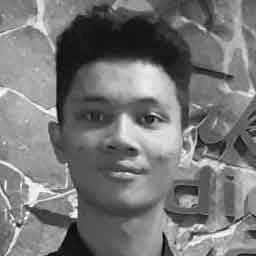
#> input picture Fractal/hilmi.gif, 256 x 256 px
$ python fractal.py
#> lines starting #> are read from the running program, lines starting #| are printed output that depends on the picture
#> in test_greyscale, img is the input picture: shape (256, 256, 4); mean R, G, B, A 118.9, 118.9, 118.9, 255
import matplotlib.pyplot as plt
import matplotlib.image as mpimg
from scipy import ndimage
import numpy as np
import math
from skimage import measure

# Manipulate channels


def get_greyscale_image(img):
    return np.mean(img[:, :, :2], 2)


def extract_rgb(img):
    return img[:, :, 0], img[:, :, 1], img[:, :, 2]


def assemble_rbg(img_r, img_g, img_b):
    shape = (img_r.shape[0], img_r.shape[1], 1)
    return np.concatenate((np.reshape(img_r, shape), np.reshape(img_g, shape),
                           np.reshape(img_b, shape)), axis=2)

# Transformations


def reduce(img, factor):
#> called with factor = 4
    result = np.zeros((img.shape[0] // factor, img.shape[1] // factor))
    for i in range(result.shape[0]):
        for j in range(result.shape[1]):
            result[i, j] = np.mean(
                img[i*factor:(i+1)*factor, j*factor:(j+1)*factor])
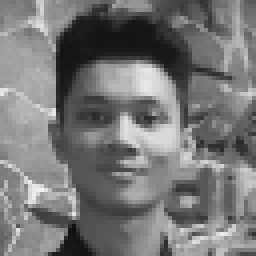
#> result: shape (64, 64) float64 (shown 4 times larger); min 13.56, max 240.3, mean 118.9
    return result


def rotate(img, angle):
    return ndimage.rotate(img, angle, reshape=False)


def flip(img, direction):
    return img[::direction, :]


def apply_transformation(img, direction, angle, contrast=1.0, brightness=0.0):
    return contrast*rotate(flip(img, direction), angle) + brightness

# Contrast and brightness


def find_contrast_and_brightness1(D, S):
    # Fix the contrast and only fit the brightness
    contrast = 0.75
    brightness = (np.sum(D - contrast*S)) / D.size
    return contrast, brightness


def find_contrast_and_brightness2(D, S):
    # Fit the contrast and the brightness
    A = np.concatenate(
        (np.ones((S.size, 1)), np.reshape(S, (S.size, 1))), axis=1)
    b = np.reshape(D, (D.size,))
    x, _, _, _ = np.linalg.lstsq(A, b)
    #x = optimize.lsq_linear(A, b, [(-np.inf, -2.0), (np.inf, 2.0)]).x
    return x[1], x[0]

# Compression for greyscale images


def generate_all_transformed_blocks(img, source_size, destination_size, step):
#> called with source_size = 8, destination_size = 4, step = 8
    factor = source_size // destination_size
    transformed_blocks = []
    for k in range((img.shape[0] - source_size) // step + 1):
        for l in range((img.shape[1] - source_size) // step + 1):
            # Extract the source block and reduce it to the shape of a destination block
            S = reduce(img[k*step:k*step+source_size, l *
                       step:l*step+source_size], factor)
            # Generate all possible transformed blocks
            for direction, angle in candidates:
                transformed_blocks.append(
                    (k, l, direction, angle, apply_transformation(S, direction, angle)))
#> after the loop, transformed_blocks = 512 items
    return transformed_blocks


def compress(img, source_size, destination_size, step):
    transformations = []
    transformed_blocks = generate_all_transformed_blocks(
        img, source_size, destination_size, step)
#> transformed_blocks = 512 items
    i_count = img.shape[0] // destination_size
#> i_count = 16
    j_count = img.shape[1] // destination_size
#> j_count = 16
    for i in range(i_count):
        transformations.append([])
        for j in range(j_count):
            print("{}/{} ; {}/{}".format(i, i_count, j, j_count))
            transformations[i].append(None)
            min_d = float('inf')
            # Extract the destination block
            D = img[i*destination_size:(i+1)*destination_size,
                    j*destination_size:(j+1)*destination_size]
            # Test all possible transformations and take the best one
            for k, l, direction, angle, S in transformed_blocks:
                contrast, brightness = find_contrast_and_brightness2(D, S)
                S = contrast*S + brightness
                d = np.sum(np.square(D - S))
                if d < min_d:
                    min_d = d
                    transformations[i][j] = (
                        k, l, direction, angle, contrast, brightness)
    return transformations


def decompress(transformations, source_size, destination_size, step, nb_iter=8):
#> called with source_size = 8, destination_size = 4, step = 8, nb_iter = 8
    factor = source_size // destination_size
    height = len(transformations) * destination_size
    width = len(transformations[0]) * destination_size
    iterations = [np.random.randint(0, 256, (height, width))]
    cur_img = np.zeros((height, width))
    for i_iter in range(nb_iter):
        print(i_iter)
        for i in range(len(transformations)):
            for j in range(len(transformations[i])):
                # Apply transform
                k, l, flip, angle, contrast, brightness = transformations[i][j]
                S = reduce(
                    iterations[-1][k*step:k*step+source_size, l*step:l*step+source_size], factor)
                D = apply_transformation(S, flip, angle, contrast, brightness)
                cur_img[i*destination_size:(i+1)*destination_size,
                        j*destination_size:(j+1)*destination_size] = D
        iterations.append(cur_img)
        cur_img = np.zeros((height, width))
#> cur_img: shape (64, 64) float64; every value is 0
    return iterations

# Compression for color images


def reduce_rgb(img, factor):
    img_r, img_g, img_b = extract_rgb(img)
    img_r = reduce(img_r, factor)
    img_g = reduce(img_g, factor)
    img_b = reduce(img_b, factor)
    return assemble_rbg(img_r, img_g, img_b)


def compress_rgb(img, source_size, destination_size, step):
    img_r, img_g, img_b = extract_rgb(img)
    return [compress(img_r, source_size, destination_size, step),
            compress(img_g, source_size, destination_size, step),
            compress(img_b, source_size, destination_size, step)]


def decompress_rgb(transformations, source_size, destination_size, step, nb_iter=8):
    img_r = decompress(
        transformations[0], source_size, destination_size, step, nb_iter)[-1]
    img_g = decompress(
        transformations[1], source_size, destination_size, step, nb_iter)[-1]
    img_b = decompress(
        transformations[2], source_size, destination_size, step, nb_iter)[-1]
    return assemble_rbg(img_r, img_g, img_b)


def MSE(imageA, imageB):
    err = np.sum((imageA.astype("float") - imageB.astype("float")) ** 2)
    err /= float(imageA.shape[0] * imageA.shape[1])
    return err

# Plot


def plot_iterations(iterations, target=None):
    # Configure plot
    plt.figure()
    nb_row = math.ceil(np.sqrt(len(iterations)))
    nb_cols = nb_row
    # Plot
    for i, img in enumerate(iterations):
        plt.subplot(nb_row, nb_cols, i+1)
        plt.imshow(img, cmap='gray', vmin=0, vmax=255, interpolation='none')

        mse = MSE(img, iterations[-1])

        if target is None:
            plt.title(str(i + 1))
        else:
            # Display the RMSE
            plt.title(str(
                i + 1) + ' (' + '{0:.2f}'.format(np.sqrt(np.mean(np.square(target - img)))) + ')')
           # print('Image ' + str(i + 1) + ', Nilai PSNR 1={:0.4f}'.format(measure.compare_psnr(img,iterations[-1],img.max()-img.min())))
            PSNR = 10 * math.log10(255**2 / mse)
            SNR = 10 * math.log10(8**2 / mse)

            print('Image ' + str(i + 1) + ',Nilai MSE={}'.format(mse))
            print('Image ' + str(i + 1) + ", Nilai PSNR: " + str(PSNR) + "(dB)")
            print('Image ' + str(i + 1) + ", Nilai SNR: " + str(SNR) + "(dB)")
            print('Image ' + str(i + 1) + ", Rasio Kompresi: 1:{}\n".format(
                (img.size/2**20/(iterations[-1].size/2**20))))

        frame = plt.gca()
        frame.axes.get_xaxis().set_visible(False)
        frame.axes.get_yaxis().set_visible(False)
#> this loop made 9 passes
#> (printed output is left out)
    plt.tight_layout()

# Parameters


directions = [1, -1]
angles = [0, 90, 180, 270]
candidates = [[direction, angle]
              for direction in directions for angle in angles]

# Tests


def test_greyscale():
    img = mpimg.imread('hilmi.gif')
    img = get_greyscale_image(img)
    img = reduce(img, 4)
    plt.figure()
    plt.imshow(img, cmap='gray', interpolation='none')
    transformations = compress(img, 8, 4, 8)
    iterations = decompress(transformations, 8, 4, 8)
    plot_iterations(iterations, img)
    plt.show()
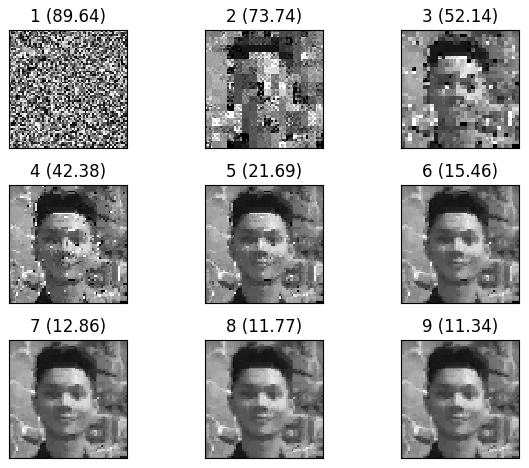
#> figure drawn by matplotlib, 9 panels


if __name__ == '__main__':
    test_greyscale()
    # test_rgb()
